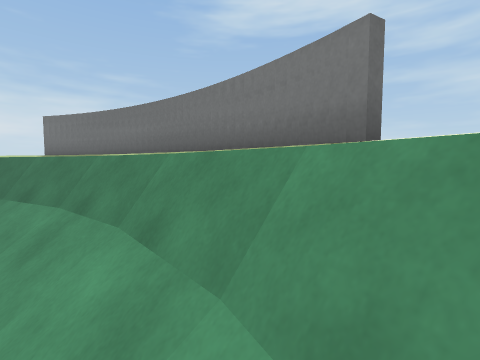
View 1 (above)

14 first-person views from a walk through a Unity game level. The camera is 1.2 m above the floor, tilts 4° down and sees 85° across. The floor is counted in squares, 1 m on a side. Each view is taken from the middle of a square. On the plan, view 1 faces up. The plan holds only what a view shows up to about 12 squares ahead; the rest is blank. The place goes on beyond the plan.

View 2
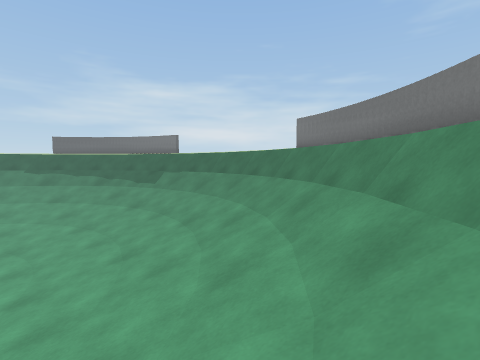

View 3
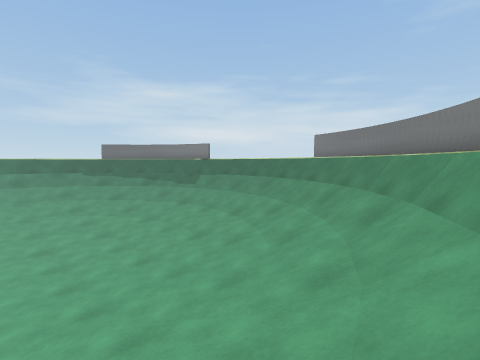

View 4
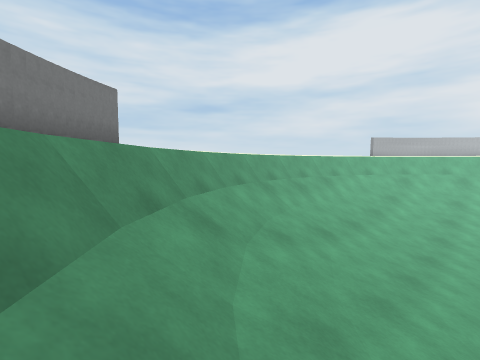

View 5
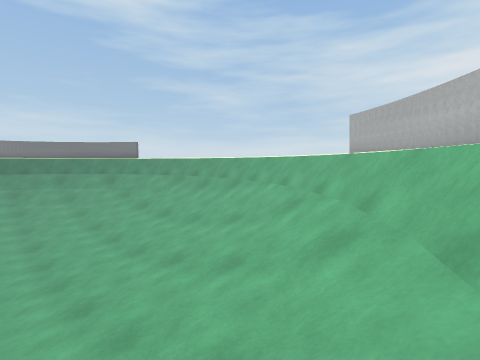

View 6
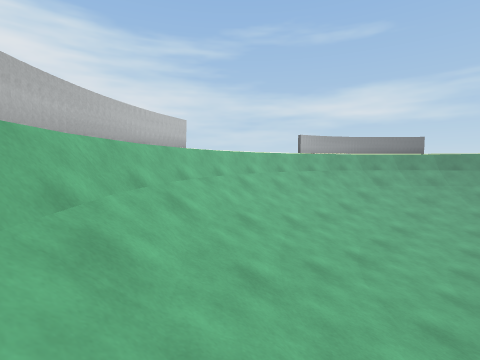

View 7
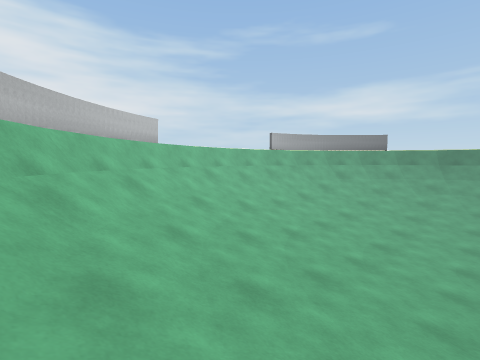

View 8
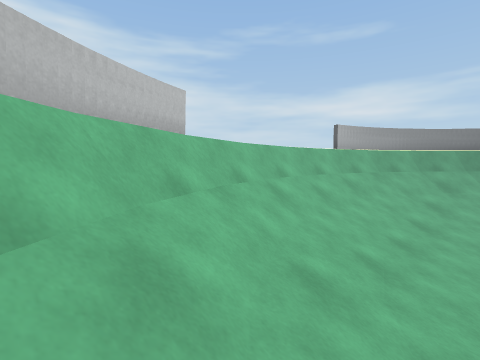

View 9
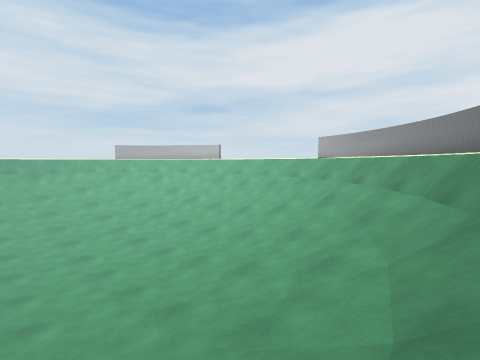

View 10
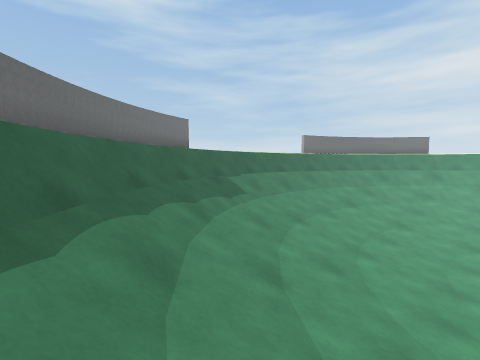

View 11
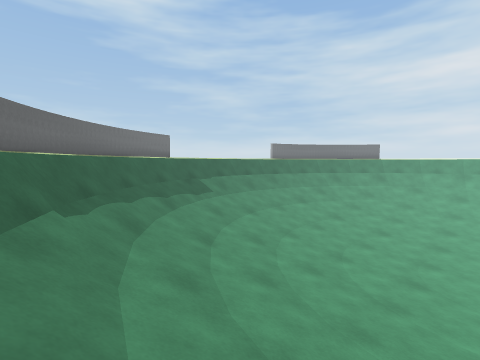

View 12
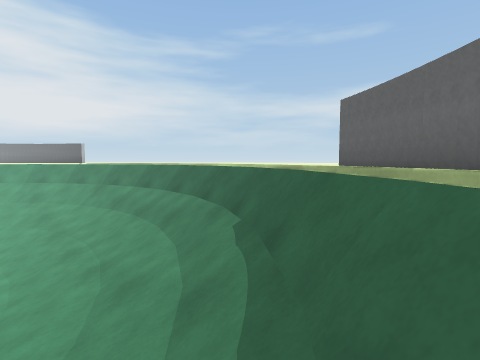

View 13
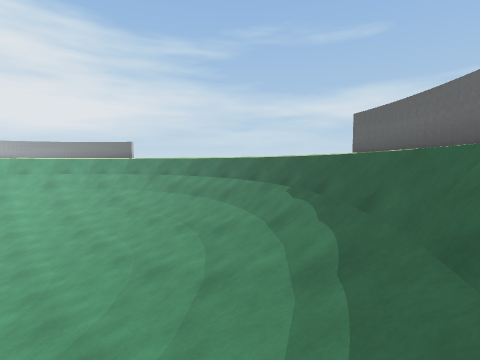

View 14
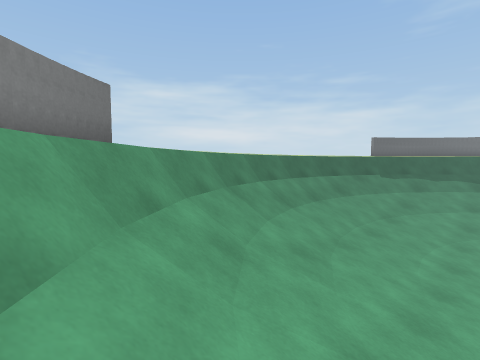

### Floor plan
Key: @ floor where view 1 was taken; # wall or solid block; . main floor; : floor 0.25 m higher than the main floor; - floor 0.25 m lower than the main floor; + floor 0.5 m higher than the main floor; / step, stairs or slope; = window, fence, low wall or low ledge; ^ raised ledge; O other object.
Columns run from 22 left of view 1 to 3 right of it. Each row starts with its distance up from view 1.
  7         ^^^^^^^^^^O
  6       ^##^========#OO
  5      O#==/////////==#^
  4     O#=/////////////=##
  3    O#=///////////////=#^
  2   ^^=////////+////////=^
  1  ^^^=//////::::://////=^
  0  ^^=/////::.....::////@=^
 -1  ^^=////::.......::////=^
 -2  ^=/////:..-----..://///=
 -3  ^^////+:..-----..:+////^
 -4 ^^=////::.-------.::////=^
 -5 ^^=////::.-------.::////=
 -6  ^^////+:..-----..:+////^^
 -7  ^=/////:..-----..://///=^
 -8   ^=////::.......::////=^
 -9   ^=/////::.....:://///=^
-10    ^=//////::::://////=^^
-11    ^=////////+////////=#
-12    O#=///////////////=#O
-13     O#=/////////////=#O
-14      O#==/////////==#O
-15       ^##=========##O
-16         ^^^^^^^^^^O

Positions as (right, up) in squares from view 1, and headings:
1: (0, 0), facing up
2: (0, -1), facing up-left
3: (1, -4), facing up-left
4: (-4, 4), facing down-right
5: (-6, -14), facing up-right
6: (0, -8), facing down-left
7: (0, -6), facing down-left
8: (-2, -11), facing down-left
9: (-19, -4), facing down-right
10: (-18, -1), facing up-right
11: (-19, -4), facing up-right
12: (-15, 4), facing down-left
13: (-12, 5), facing down-left
14: (-14, -13), facing up-left
